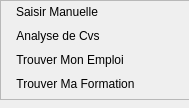
               <widget class="QWidget" name="widget">
                <property name="geometry">
                 <rect>
                  <x>0</x>
                  <y>0</y>
                  <width>189</width>
                  <height>108</height>
                 </rect>
                </property>
                <attribute name="icon">
                 <iconset resource="source.qrc">
                  <normaloff>:/icones/icons/baseline_expand_more_black_24dp.png</normaloff>:/icones/icons/baseline_expand_more_black_24dp.png</iconset>
                </attribute>
                <attribute name="label">
                 <string>Espace Candidats</string>
                </attribute>
                <widget class="QFrame" name="frame_19">
                 <property name="geometry">
                  <rect>
                   <x>0</x>
                   <y>0</y>
                   <width>191</width>
                   <height>100</height>
                  </rect>
                 </property>
                 <property name="minimumSize">
                  <size>
                   <width>170</width>
                   <height>100</height>
                  </size>
                 </property>
                 <property name="maximumSize">
                  <size>
                   <width>16777215</width>
                   <height>100</height>
                  </size>
                 </property>
                 <property name="frameShape">
                  <enum>QFrame::StyledPanel</enum>
                 </property>
                 <property name="frameShadow">
                  <enum>QFrame::Raised</enum>
                 </property>
                 <layout class="QVBoxLayout" name="verticalLayout_13">
                  <property name="leftMargin">
                   <number>15</number>
                  </property>
                  <property name="topMargin">
                   <number>0</number>
                  </property>
                  <property name="rightMargin">
                   <number>0</number>
                  </property>
                  <property name="bottomMargin">
                   <number>0</number>
                  </property>
                  <item alignment="Qt::AlignLeft">
                   <widget class="QPushButton" name="pushButton_13">
                    <property name="styleSheet">
                     <string notr="true">QPushButton{
border-radius:5px;
}
QPushButton:hover{
background-color:rgb(224, 152, 50);
}</string>
                    </property>
                    <property name="text">
                     <string>Saisir Manuelle</string>
                    </property>
                    <property name="icon">
                     <iconset resource="source.qrc">
                      <normaloff>:/icones/icons/baseline_rowing_black_24dp.png</normaloff>:/icones/icons/baseline_rowing_black_24dp.png</iconset>
                    </property>
                    <property name="iconSize">
                     <size>
                      <width>20</width>
                      <height>20</height>
                     </size>
                    </property>
                   </widget>
                  </item>
                  <item alignment="Qt::AlignLeft">
                   <widget class="QPushButton" name="pushButton_14">
                    <property name="styleSheet">
                     <string notr="true">QPushButton{
border-radius:5px;
}
QPushButton:hover{
background-color:rgb(224, 152, 50);
}</string>
                    </property>
                    <property name="text">
                     <string>Analyse de Cvs</string>
                    </property>
                    <property name="icon">
                     <iconset resource="source.qrc">
                      <normaloff>:/icones/icons/baseline_description_black_24dp.png</normaloff>:/icones/icons/baseline_description_black_24dp.png</iconset>
                    </property>
                    <property name="iconSize">
                     <size>
                      <width>20</width>
                      <height>20</height>
                     </size>
                    </property>
                   </widget>
                  </item>
                  <item alignment="Qt::AlignLeft">
                   <widget class="QPushButton" name="pushButton_15">
                    <property name="styleSheet">
                     <string notr="true">QPushButton{
border-radius:5px;
}
QPushButton:hover{
background-color:rgb(224, 152, 50);
}</string>
                    </property>
                    <property name="text">
                     <string>Trouver Mon Emploi</string>
                    </property>
                    <property name="icon">
                     <iconset resource="source.qrc">
                      <normaloff>:/icones/icons/baseline_euro_symbol_black_24dp.png</normaloff>:/icones/icons/baseline_euro_symbol_black_24dp.png</iconset>
                    </property>
                    <property name="iconSize">
                     <size>
                      <width>20</width>
                      <height>20</height>
                     </size>
                    </property>
                   </widget>
                  </item>
                  <item alignment="Qt::AlignLeft">
                   <widget class="QPushButton" name="pushButton_16">
                    <property name="styleSheet">
                     <string notr="true">QPushButton{
border-radius:5px;
}
QPushButton:hover{
background-color:rgb(224, 152, 50);
}</string>
                    </property>
                    <property name="text">
                     <string>Trouver Ma Formation</string>
                    </property>
                    <property name="icon">
                     <iconset resource="source.qrc">
                      <normaloff>:/icones/icons/baseline_school_black_24dp.png</normaloff>:/icones/icons/baseline_school_black_24dp.png</iconset>
                    </property>
                    <property name="iconSize">
                     <size>
                      <width>20</width>
                      <height>20</height>
                     </size>
                    </property>
                   </widget>
                  </item>
                 </layout>
                </widget>
               </widget>
